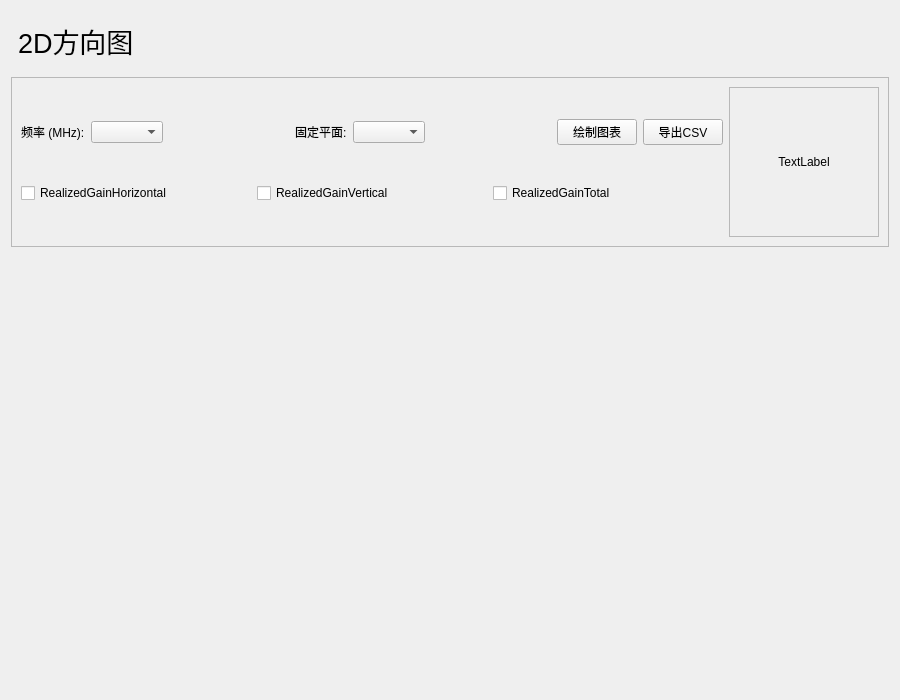
<?xml version="1.0" encoding="UTF-8"?>
<ui version="4.0">
 <class>AnalysisPatternInterface</class>
 <widget class="QWidget" name="AnalysisPatternInterface">
  <property name="geometry">
   <rect>
    <x>0</x>
    <y>0</y>
    <width>900</width>
    <height>700</height>
   </rect>
  </property>
  <property name="windowTitle">
   <string>Form</string>
  </property>
  <property name="styleSheet">
   <string notr="true">#HomeInterface {
    background-color: transparent;
}
#titleLabel {
    margin-top: 10px;
	margin-bottom: 10px;
}</string>
  </property>
  <layout class="QVBoxLayout" name="verticalLayout">
   <item>
    <widget class="SubtitleLabel" name="titleLabel">
     <property name="sizePolicy">
      <sizepolicy hsizetype="Preferred" vsizetype="Fixed">
       <horstretch>0</horstretch>
       <verstretch>0</verstretch>
      </sizepolicy>
     </property>
     <property name="font">
      <font>
       <pointsize>20</pointsize>
      </font>
     </property>
     <property name="text">
      <string>2D方向图</string>
     </property>
    </widget>
   </item>
   <item>
    <widget class="CardWidget" name="controlCard">
     <property name="sizePolicy">
      <sizepolicy hsizetype="Preferred" vsizetype="Fixed">
       <horstretch>0</horstretch>
       <verstretch>0</verstretch>
      </sizepolicy>
     </property>
     <property name="minimumSize">
      <size>
       <width>0</width>
       <height>0</height>
      </size>
     </property>
     <property name="frameShape">
      <enum>QFrame::Shape::StyledPanel</enum>
     </property>
     <property name="frameShadow">
      <enum>QFrame::Shadow::Raised</enum>
     </property>
     <layout class="QHBoxLayout" name="horizontalLayout">
      <item>
       <layout class="QVBoxLayout" name="verticalLayout_3">
        <item>
         <layout class="QHBoxLayout" name="horizontalLayout_2">
          <item>
           <widget class="BodyLabel" name="freqLable">
            <property name="maximumSize">
             <size>
              <width>200</width>
              <height>16777215</height>
             </size>
            </property>
            <property name="text">
             <string>频率 (MHz):</string>
            </property>
           </widget>
          </item>
          <item>
           <widget class="ComboBox" name="freqComboBox">
            <property name="sizePolicy">
             <sizepolicy hsizetype="Expanding" vsizetype="Fixed">
              <horstretch>0</horstretch>
              <verstretch>0</verstretch>
             </sizepolicy>
            </property>
            <property name="maximumSize">
             <size>
              <width>200</width>
              <height>16777215</height>
             </size>
            </property>
           </widget>
          </item>
          <item>
           <spacer name="horizontalSpacer">
            <property name="orientation">
             <enum>Qt::Orientation::Horizontal</enum>
            </property>
            <property name="sizeType">
             <enum>QSizePolicy::Policy::Expanding</enum>
            </property>
            <property name="sizeHint" stdset="0">
             <size>
              <width>151</width>
              <height>20</height>
             </size>
            </property>
           </spacer>
          </item>
          <item>
           <widget class="BodyLabel" name="planeLable">
            <property name="maximumSize">
             <size>
              <width>200</width>
              <height>16777215</height>
             </size>
            </property>
            <property name="text">
             <string>固定平面:</string>
            </property>
           </widget>
          </item>
          <item>
           <widget class="ComboBox" name="planeComboBox">
            <property name="sizePolicy">
             <sizepolicy hsizetype="Expanding" vsizetype="Fixed">
              <horstretch>0</horstretch>
              <verstretch>0</verstretch>
             </sizepolicy>
            </property>
            <property name="maximumSize">
             <size>
              <width>200</width>
              <height>16777215</height>
             </size>
            </property>
           </widget>
          </item>
          <item>
           <spacer name="horizontalSpacer_2">
            <property name="orientation">
             <enum>Qt::Orientation::Horizontal</enum>
            </property>
            <property name="sizeType">
             <enum>QSizePolicy::Policy::Expanding</enum>
            </property>
            <property name="sizeHint" stdset="0">
             <size>
              <width>151</width>
              <height>20</height>
             </size>
            </property>
           </spacer>
          </item>
          <item>
           <widget class="PrimaryPushButton" name="plotButton">
            <property name="sizePolicy">
             <sizepolicy hsizetype="Expanding" vsizetype="Fixed">
              <horstretch>0</horstretch>
              <verstretch>0</verstretch>
             </sizepolicy>
            </property>
            <property name="maximumSize">
             <size>
              <width>200</width>
              <height>16777215</height>
             </size>
            </property>
            <property name="text">
             <string>绘制图表</string>
            </property>
           </widget>
          </item>
          <item>
           <widget class="PrimaryPushButton" name="csvButton">
            <property name="sizePolicy">
             <sizepolicy hsizetype="Expanding" vsizetype="Fixed">
              <horstretch>0</horstretch>
              <verstretch>0</verstretch>
             </sizepolicy>
            </property>
            <property name="maximumSize">
             <size>
              <width>200</width>
              <height>16777215</height>
             </size>
            </property>
            <property name="text">
             <string>导出CSV</string>
            </property>
           </widget>
          </item>
         </layout>
        </item>
        <item>
         <layout class="QHBoxLayout" name="horizontalLayout_3">
          <item>
           <widget class="CheckBox" name="checkBoxHori">
            <property name="text">
             <string>RealizedGainHorizontal</string>
            </property>
           </widget>
          </item>
          <item>
           <widget class="CheckBox" name="checkBoxVert">
            <property name="text">
             <string>RealizedGainVertical</string>
            </property>
           </widget>
          </item>
          <item>
           <widget class="CheckBox" name="checkBoxTotal">
            <property name="text">
             <string>RealizedGainTotal</string>
            </property>
           </widget>
          </item>
         </layout>
        </item>
       </layout>
      </item>
      <item>
       <widget class="ImageLabel" name="schematicLabel">
        <property name="sizePolicy">
         <sizepolicy hsizetype="Expanding" vsizetype="Expanding">
          <horstretch>0</horstretch>
          <verstretch>0</verstretch>
         </sizepolicy>
        </property>
        <property name="minimumSize">
         <size>
          <width>150</width>
          <height>150</height>
         </size>
        </property>
        <property name="maximumSize">
         <size>
          <width>300</width>
          <height>300</height>
         </size>
        </property>
        <property name="frameShape">
         <enum>QFrame::Shape::StyledPanel</enum>
        </property>
        <property name="text">
         <string>TextLabel</string>
        </property>
        <property name="scaledContents">
         <bool>true</bool>
        </property>
        <property name="alignment">
         <set>Qt::AlignmentFlag::AlignCenter</set>
        </property>
       </widget>
      </item>
     </layout>
    </widget>
   </item>
   <item>
    <widget class="QWidget" name="chartContainer" native="true">
     <property name="minimumSize">
      <size>
       <width>0</width>
       <height>200</height>
      </size>
     </property>
    </widget>
   </item>
   <item>
    <spacer name="verticalSpacer_2">
     <property name="orientation">
      <enum>Qt::Orientation::Vertical</enum>
     </property>
     <property name="sizeType">
      <enum>QSizePolicy::Policy::Maximum</enum>
     </property>
     <property name="sizeHint" stdset="0">
      <size>
       <width>20</width>
       <height>10</height>
      </size>
     </property>
    </spacer>
   </item>
  </layout>
 </widget>
 <customwidgets>
  <customwidget>
   <class>SubtitleLabel</class>
   <extends>QLabel</extends>
   <header>qfluentwidgets</header>
  </customwidget>
  <customwidget>
   <class>CardWidget</class>
   <extends>QFrame</extends>
   <header>qfluentwidgets</header>
   <container>1</container>
  </customwidget>
  <customwidget>
   <class>PrimaryPushButton</class>
   <extends>QPushButton</extends>
   <header>qfluentwidgets</header>
  </customwidget>
  <customwidget>
   <class>ComboBox</class>
   <extends>QComboBox</extends>
   <header>qfluentwidgets</header>
  </customwidget>
  <customwidget>
   <class>BodyLabel</class>
   <extends>QLabel</extends>
   <header>qfluentwidgets</header>
  </customwidget>
  <customwidget>
   <class>CheckBox</class>
   <extends>QCheckBox</extends>
   <header>qfluentwidgets</header>
  </customwidget>
  <customwidget>
   <class>ImageLabel</class>
   <extends>QLabel</extends>
   <header>qfluentwidgets</header>
  </customwidget>
 </customwidgets>
 <resources/>
 <connections/>
</ui>
